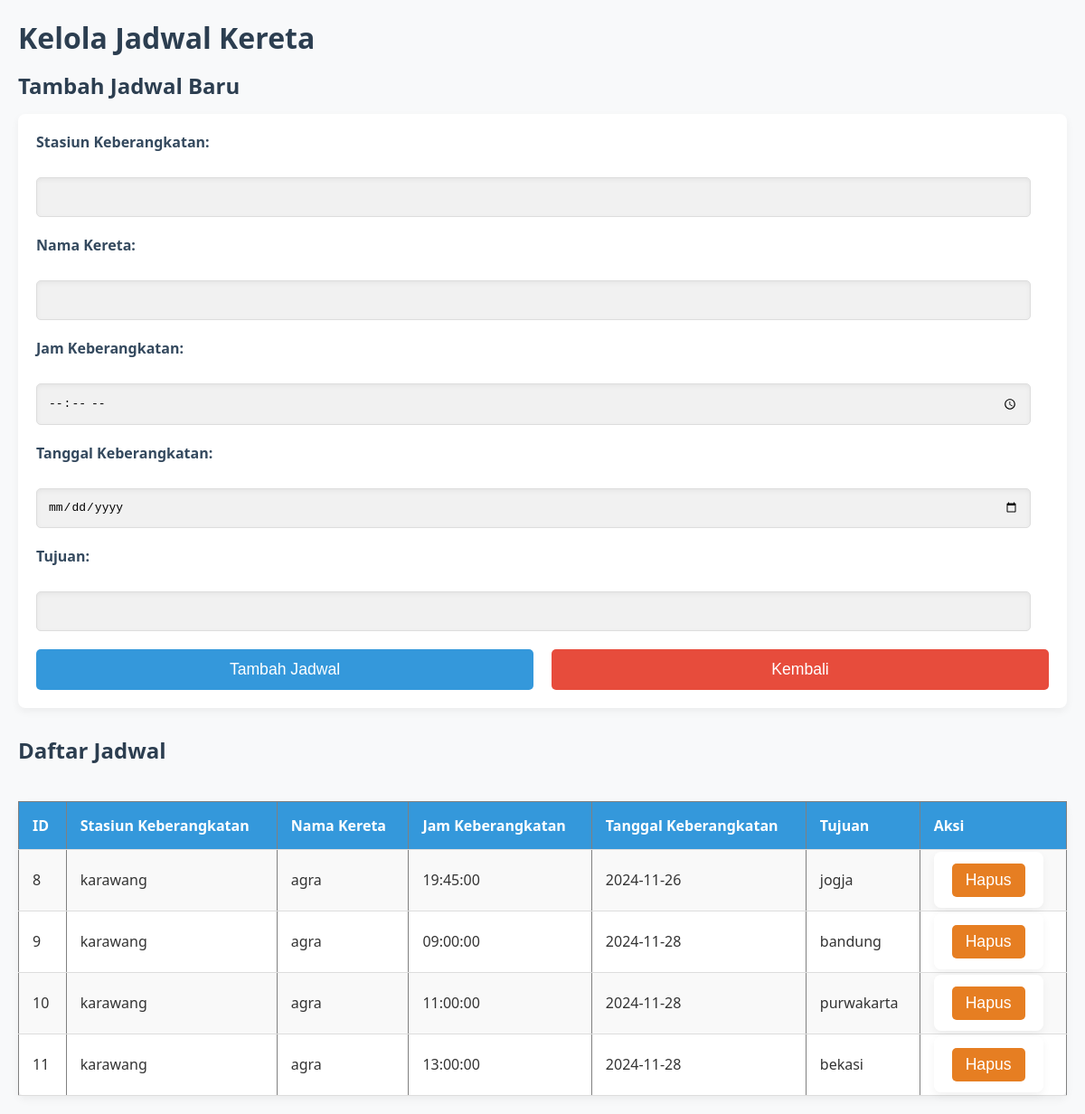
Page /atur_jadwal.php on the committed database.
### tables this page shows
CREATE TABLE `jadwal_kereta` (
  `id` int NOT NULL,
  `stasiun_keberangkatan` varchar(100) NOT NULL,
  `nama_kereta` varchar(100) NOT NULL,
  `jam_keberangkatan` time NOT NULL,
  `tanggal_keberangkatan` date NOT NULL,
  `tujuan` varchar(100) NOT NULL
);

### atur_jadwal.php (the view, shortened to what this page needs)
<?php
$conn = new mysqli('localhost', 'root', '', 'pemesanan_tiket');
$sql = "SELECT * FROM jadwal_kereta";
$result = $conn->query($sql);
?>
<!DOCTYPE html>
<html lang="en">
<head>
    <link rel="stylesheet" href="atur_jadwal.css">
</head>
<body>
    <h1>Kelola Jadwal Kereta</h1>
    <h2>Tambah Jadwal Baru</h2>
    <form method="POST" action="">
        <label for="stasiun_keberangkatan">Stasiun Keberangkatan:</label><br>
        <input type="text" id="stasiun_keberangkatan" name="stasiun_keberangkatan" required><br><br>
        <label for="nama_kereta">Nama Kereta:</label><br>
        <input type="text" id="nama_kereta" name="nama_kereta" required><br><br>
        <label for="jam_keberangkatan">Jam Keberangkatan:</label><br>
        <input type="time" id="jam_keberangkatan" name="jam_keberangkatan" required><br><br>
        <label for="tanggal_keberangkatan">Tanggal Keberangkatan:</label><br>
        <input type="date" id="tanggal_keberangkatan" name="tanggal_keberangkatan" required><br><br>
        <label for="tujuan">Tujuan:</label><br>
        <input type="text" id="tujuan" name="tujuan" required><br><br>
        <button type="submit">Tambah Jadwal</button>
        <button type="button" onclick="window.location.href='admin_dashboard.php';">Kembali</button>
    </form>
    <h2>Daftar Jadwal</h2>
    <table border="1" cellspacing="0" cellpadding="5">
        <tr>
            <th>ID</th>
            <th>Stasiun Keberangkatan</th>
            <th>Nama Kereta</th>
            <th>Jam Keberangkatan</th>
            <th>Tanggal Keberangkatan</th>
            <th>Tujuan</th>
            <th>Aksi</th>
        </tr>
        <?php
        if ($result->num_rows > 0) {
            while ($row = $result->fetch_assoc()) {
                echo "<tr>
                        <td>{$row['id']}</td>
                        <td>{$row['stasiun_keberangkatan']}</td>
                        <td>{$row['nama_kereta']}</td>
                        <td>{$row['jam_keberangkatan']}</td>
                        <td>{$row['tanggal_keberangkatan']}</td>
                        <td>{$row['tujuan']}</td>
                        <td>
                            <form method='POST' action='' style='display:inline;'>
                                <input type='hidden' name='delete' value='1'>
                                <input type='hidden' name='id' value='{$row['id']}'>
                                <button type='submit' onclick='return confirm(\"Yakin ingin menghapus jadwal ini?\")'>Hapus</button>
                            </form>
                        </td>
                      </tr>";
            }
        } else {
            echo "<tr><td colspan='7'>Tidak ada jadwal tersedia.</td></tr>";
        }
        ?>
    </table>
</body>
</html>

### atur_jadwal.css (style rules this page uses)
* { margin: 0; padding: 0; box-sizing: border-box; }
body { font-family: 'Segoe UI', Tahoma, Geneva, Verdana, sans-serif; background-color: #f8f9fa; color: #333; padding: 20px; }
h1, h2 { color: #2c3e50; font-weight: bold; margin-bottom: 15px; }
form { display: grid; grid-template-columns: 1fr 1fr; gap: 20px; margin-bottom: 30px; padding: 20px; background-color: #ffffff; border-radius: 8px; box-shadow: 0 4px 10px rgba(0, 0, 0, 0.05); }
form label { font-weight: bold; color: #34495e; margin-bottom: 8px; }
form input[type="text"], form input[type="time"], form input[type="date"], form select { width: 200%; padding: 12px; font-size: 1em; border: 1px solid #ddd; border-radius: 5px; background-color: #f1f1f1; box-shadow: inset 0 2px 5px rgba(0, 0, 0, 0.05); }
form button { padding: 12px 25px; background-color: #3498db; color: white; border: none; border-radius: 5px; font-size: 1.1em; cursor: pointer; transition: background-color 0.3s ease; }
form button[type="button"] { background-color: #e74c3c; }
table { width: 100%; margin-top: 40px; border-collapse: collapse; background-color: #fff; border-radius: 8px; box-shadow: 0 4px 10px rgba(0, 0, 0, 0.05); }
table th, table td { padding: 15px; text-align: left; border-bottom: 1px solid #ddd; }
table th { background-color: #3498db; color: #fff; font-weight: bold; }
table tr:nth-child(even) { background-color: #f9f9f9; }
table td button { padding: 8px 15px; background-color: #e67e22; color: white; border: none; border-radius: 5px; cursor: pointer; transition: background-color 0.3s ease; }

### rows in the picture
jadwal_kereta: id "8", stasiun_keberangkatan "karawang", nama_kereta "agra", jam_keberangkatan "19:45:00", tanggal_keberangkatan "2024-11-26", tujuan "jogja"
jadwal_kereta: id "9", stasiun_keberangkatan "karawang", nama_kereta "agra", jam_keberangkatan "09:00:00", tanggal_keberangkatan "2024-11-28", tujuan "bandung"
jadwal_kereta: id "10", stasiun_keberangkatan "karawang", nama_kereta "agra", jam_keberangkatan "11:00:00", tanggal_keberangkatan "2024-11-28", tujuan "purwakarta"
jadwal_kereta: id "11", stasiun_keberangkatan "karawang", nama_kereta "agra", jam_keberangkatan "13:00:00", tanggal_keberangkatan "2024-11-28", tujuan "bekasi"
